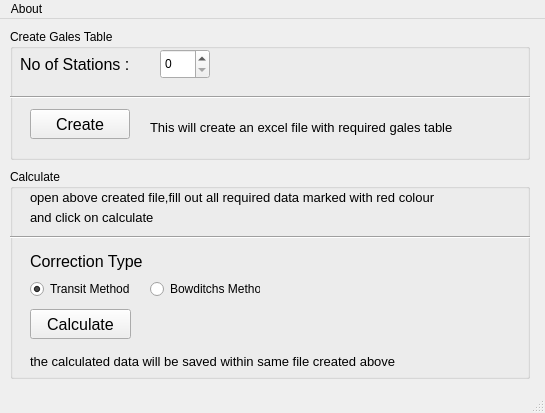
<?xml version="1.0" encoding="UTF-8"?>
<ui version="4.0">
 <class>MainWindow</class>
 <widget class="QMainWindow" name="MainWindow">
  <property name="geometry">
   <rect>
    <x>0</x>
    <y>0</y>
    <width>545</width>
    <height>413</height>
   </rect>
  </property>
  <property name="windowTitle">
   <string>MainWindow</string>
  </property>
  <widget class="QWidget" name="centralwidget">
   <widget class="QGroupBox" name="group1">
    <property name="geometry">
     <rect>
      <x>10</x>
      <y>10</y>
      <width>520</width>
      <height>131</height>
     </rect>
    </property>
    <property name="title">
     <string>Create Gales Table</string>
    </property>
    <widget class="QLabel" name="label1">
     <property name="geometry">
      <rect>
       <x>10</x>
       <y>20</y>
       <width>121</width>
       <height>30</height>
      </rect>
     </property>
     <property name="font">
      <font>
       <pointsize>12</pointsize>
      </font>
     </property>
     <property name="text">
      <string>No of Stations : </string>
     </property>
    </widget>
    <widget class="QSpinBox" name="spinBox1">
     <property name="geometry">
      <rect>
       <x>150</x>
       <y>20</y>
       <width>50</width>
       <height>30</height>
      </rect>
     </property>
     <property name="mouseTracking">
      <bool>true</bool>
     </property>
    </widget>
    <widget class="Line" name="line">
     <property name="geometry">
      <rect>
       <x>0</x>
       <y>60</y>
       <width>521</width>
       <height>16</height>
      </rect>
     </property>
     <property name="orientation">
      <enum>Qt::Horizontal</enum>
     </property>
    </widget>
    <widget class="QPushButton" name="create_btn">
     <property name="geometry">
      <rect>
       <x>20</x>
       <y>80</y>
       <width>100</width>
       <height>30</height>
      </rect>
     </property>
     <property name="font">
      <font>
       <pointsize>12</pointsize>
      </font>
     </property>
     <property name="text">
      <string>Create</string>
     </property>
    </widget>
    <widget class="QLabel" name="label_2">
     <property name="geometry">
      <rect>
       <x>140</x>
       <y>90</y>
       <width>321</width>
       <height>16</height>
      </rect>
     </property>
     <property name="font">
      <font>
       <pointsize>10</pointsize>
      </font>
     </property>
     <property name="text">
      <string>This will create an excel file with required gales table</string>
     </property>
    </widget>
   </widget>
   <widget class="QGroupBox" name="groupBox">
    <property name="geometry">
     <rect>
      <x>10</x>
      <y>150</y>
      <width>520</width>
      <height>210</height>
     </rect>
    </property>
    <property name="title">
     <string>Calculate</string>
    </property>
    <widget class="QLabel" name="label_4">
     <property name="geometry">
      <rect>
       <x>20</x>
       <y>20</y>
       <width>491</width>
       <height>16</height>
      </rect>
     </property>
     <property name="font">
      <font>
       <pointsize>10</pointsize>
      </font>
     </property>
     <property name="text">
      <string>open above created file,fill out all required data marked with red colour</string>
     </property>
    </widget>
    <widget class="QLabel" name="label">
     <property name="geometry">
      <rect>
       <x>20</x>
       <y>40</y>
       <width>141</width>
       <height>16</height>
      </rect>
     </property>
     <property name="font">
      <font>
       <pointsize>10</pointsize>
      </font>
     </property>
     <property name="text">
      <string>and click on calculate </string>
     </property>
    </widget>
    <widget class="QPushButton" name="calculate_btn">
     <property name="geometry">
      <rect>
       <x>20</x>
       <y>140</y>
       <width>101</width>
       <height>30</height>
      </rect>
     </property>
     <property name="font">
      <font>
       <pointsize>12</pointsize>
      </font>
     </property>
     <property name="text">
      <string>Calculate</string>
     </property>
    </widget>
    <widget class="QLabel" name="label_3">
     <property name="geometry">
      <rect>
       <x>20</x>
       <y>185</y>
       <width>380</width>
       <height>15</height>
      </rect>
     </property>
     <property name="font">
      <font>
       <pointsize>10</pointsize>
      </font>
     </property>
     <property name="text">
      <string>the calculated data will be saved within same file created above</string>
     </property>
    </widget>
    <widget class="QRadioButton" name="trans">
     <property name="geometry">
      <rect>
       <x>20</x>
       <y>110</y>
       <width>100</width>
       <height>20</height>
      </rect>
     </property>
     <property name="text">
      <string>Transit Method</string>
     </property>
     <property name="checked">
      <bool>true</bool>
     </property>
    </widget>
    <widget class="QRadioButton" name="bow">
     <property name="geometry">
      <rect>
       <x>140</x>
       <y>110</y>
       <width>110</width>
       <height>20</height>
      </rect>
     </property>
     <property name="text">
      <string>Bowditchs Method</string>
     </property>
     <property name="checked">
      <bool>false</bool>
     </property>
    </widget>
    <widget class="Line" name="line_2">
     <property name="geometry">
      <rect>
       <x>0</x>
       <y>60</y>
       <width>521</width>
       <height>16</height>
      </rect>
     </property>
     <property name="orientation">
      <enum>Qt::Horizontal</enum>
     </property>
    </widget>
    <widget class="QLabel" name="label_5">
     <property name="geometry">
      <rect>
       <x>20</x>
       <y>80</y>
       <width>291</width>
       <height>25</height>
      </rect>
     </property>
     <property name="font">
      <font>
       <pointsize>12</pointsize>
      </font>
     </property>
     <property name="text">
      <string>Correction Type</string>
     </property>
    </widget>
   </widget>
  </widget>
  <widget class="QMenuBar" name="menubar">
   <property name="geometry">
    <rect>
     <x>0</x>
     <y>0</y>
     <width>545</width>
     <height>21</height>
    </rect>
   </property>
   <widget class="QMenu" name="menuAbout">
    <property name="title">
     <string>About</string>
    </property>
    <addaction name="actionCreator"/>
    <addaction name="actionApp"/>
    <addaction name="actionContact"/>
   </widget>
   <addaction name="menuAbout"/>
  </widget>
  <widget class="QStatusBar" name="statusbar"/>
  <action name="actionCreator">
   <property name="text">
    <string>Creator</string>
   </property>
  </action>
  <action name="actionApp">
   <property name="text">
    <string>App</string>
   </property>
  </action>
  <action name="actionContact">
   <property name="checkable">
    <bool>false</bool>
   </property>
   <property name="text">
    <string>Contact</string>
   </property>
  </action>
 </widget>
 <resources/>
 <connections/>
</ui>
